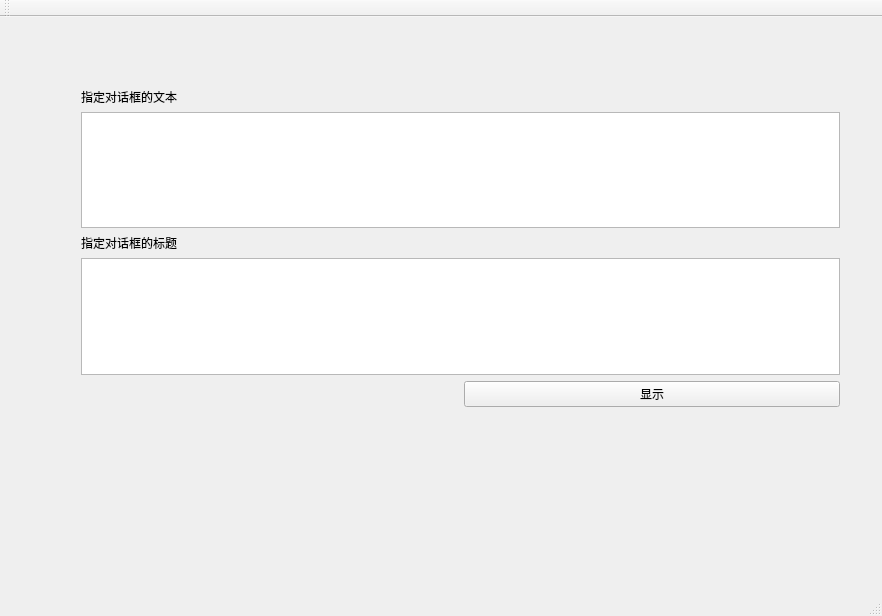
<?xml version="1.0" encoding="UTF-8"?>
<ui version="4.0">
 <class>MainWindow</class>
 <widget class="QMainWindow" name="MainWindow">
  <property name="geometry">
   <rect>
    <x>0</x>
    <y>0</y>
    <width>882</width>
    <height>616</height>
   </rect>
  </property>
  <property name="windowTitle">
   <string>MainWindow</string>
  </property>
  <widget class="QWidget" name="centralWidget">
   <widget class="QWidget" name="">
    <property name="geometry">
     <rect>
      <x>70</x>
      <y>60</y>
      <width>781</width>
      <height>341</height>
     </rect>
    </property>
    <layout class="QGridLayout" name="gridLayout">
     <item row="0" column="0" colspan="2">
      <widget class="QLabel" name="label">
       <property name="text">
        <string>指定对话框的文本</string>
       </property>
      </widget>
     </item>
     <item row="1" column="0" colspan="2">
      <widget class="QPlainTextEdit" name="txtText"/>
     </item>
     <item row="2" column="0">
      <widget class="QLabel" name="label_2">
       <property name="text">
        <string>指定对话框的标题</string>
       </property>
      </widget>
     </item>
     <item row="4" column="1">
      <widget class="QPushButton" name="btnLaunch">
       <property name="text">
        <string>显示</string>
       </property>
      </widget>
     </item>
     <item row="3" column="0" colspan="2">
      <widget class="QPlainTextEdit" name="txtTitle"/>
     </item>
    </layout>
   </widget>
  </widget>
  <widget class="QMenuBar" name="menuBar">
   <property name="geometry">
    <rect>
     <x>0</x>
     <y>0</y>
     <width>882</width>
     <height>28</height>
    </rect>
   </property>
  </widget>
  <widget class="QToolBar" name="mainToolBar">
   <attribute name="toolBarArea">
    <enum>TopToolBarArea</enum>
   </attribute>
   <attribute name="toolBarBreak">
    <bool>false</bool>
   </attribute>
  </widget>
  <widget class="QStatusBar" name="statusBar"/>
 </widget>
 <layoutdefault spacing="6" margin="11"/>
 <resources/>
 <connections/>
</ui>
